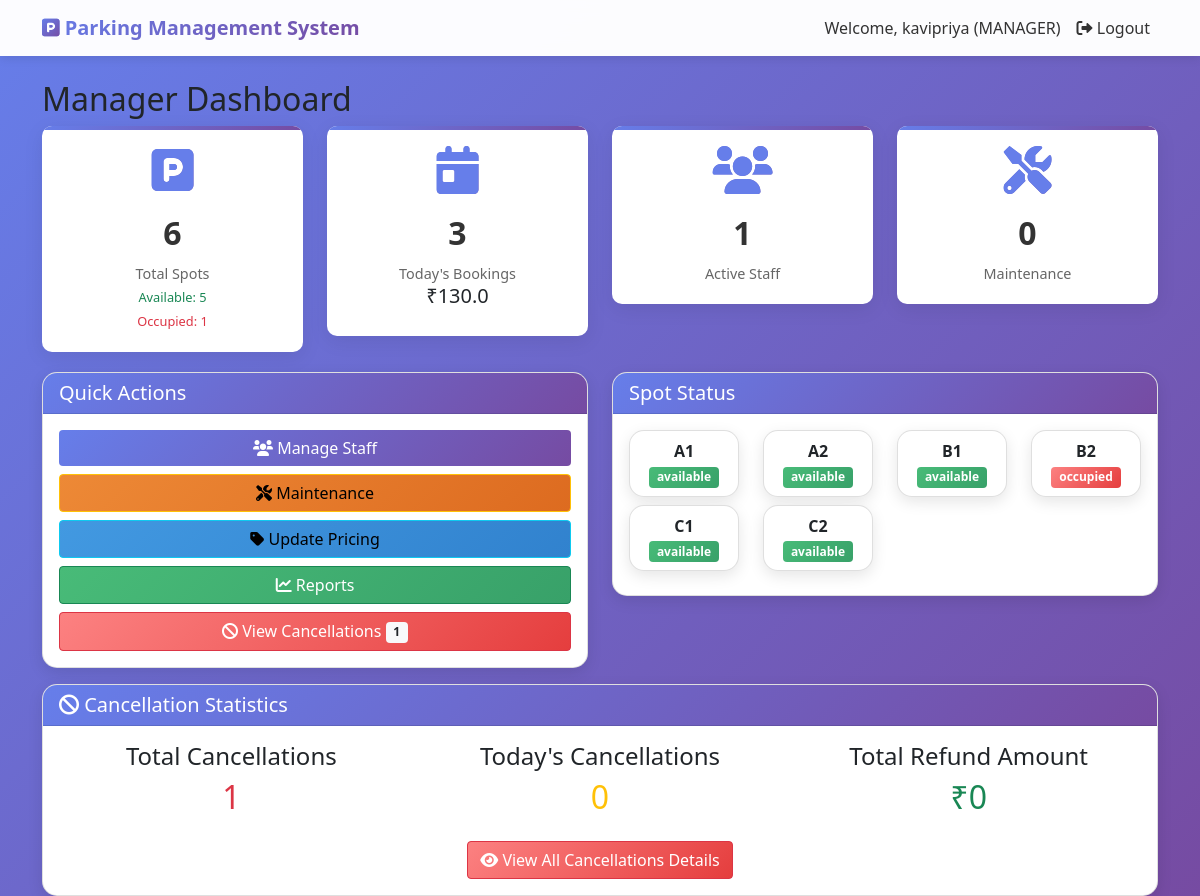
Page /manager/dashboard (signed in) on the committed database.
### models.py (models this page shows)
class User(UserMixin, db.Model):
    id = db.Column(db.Integer, primary_key=True)
    name = db.Column(db.String(100), nullable=False)
    email = db.Column(db.String(100), unique=True, nullable=False)
    phone = db.Column(db.String(15), nullable=False)
    password = db.Column(db.String(200), nullable=False)
    vehicle_number = db.Column(db.String(20), nullable=True)
    role = db.Column(db.String(30), default='user')
    created_at = db.Column(db.DateTime, default=datetime.utcnow)
    bookings = db.relationship('Booking', backref='user', lazy=True)
    manager_application = db.relationship('ManagerApplication', backref='user', uselist=False)

class ParkingSpot(db.Model):
    id = db.Column(db.Integer, primary_key=True)
    spot_number = db.Column(db.String(10), unique=True, nullable=False)
    spot_type = db.Column(db.String(20), nullable=False)
    price_per_hour = db.Column(db.Float, nullable=False)
    status = db.Column(db.String(20), default='available')
    bookings = db.relationship('Booking', backref='parking_spot', lazy=True)

### app.py (the view)
@app.route('/manager/dashboard')
@login_required
def manager_dashboard():
    if current_user.role != 'manager':
        flash('Access denied!', 'danger')
        return redirect(url_for('user_dashboard'))
    total_spots = ParkingSpot.query.count()
    available_spots = ParkingSpot.query.filter_by(status='available').count()
    occupied_spots = ParkingSpot.query.filter_by(status='occupied').count()
    maintenance_spots = ParkingSpot.query.filter_by(status='maintenance').count()
    today = datetime.now().date()
    today_bookings = Booking.query.filter(db.func.date(Booking.created_at) == today).count()
    today_revenue = db.session.query(db.func.sum(Payment.amount)).filter(
        db.func.date(Payment.created_at) == today
    ).scalar() or 0
    staff_count = Staff.query.filter_by(status='active').count()
    maintenance_count = Maintenance.query.filter_by(status='pending').count()
    cancelled_count = Booking.query.filter_by(status='cancelled').count()
    recent_bookings = Booking.query.order_by(Booking.created_at.desc()).limit(5).all()
    spots = ParkingSpot.query.all()
    return render_template('manager/dashboard.html',
                         total_spots=total_spots,
                         available_spots=available_spots,
                         occupied_spots=occupied_spots,
                         maintenance_spots=maintenance_spots,
                         today_bookings=today_bookings,
                         today_revenue=today_revenue,
                         staff_count=staff_count,
                         maintenance_count=maintenance_count,
                         cancelled_count=cancelled_count,
                         recent_bookings=recent_bookings,
                         spots=spots)

### app.py (called while the page is built)
@login_manager.user_loader
def load_user(user_id):
    return User.query.get(int(user_id))

@app.context_processor
def utility_processor():
    return {'now': datetime.now}

### templates/manager/dashboard.html
{% extends "base.html" %}
{% block content %}
<h2>Manager Dashboard</h2>
<div class="row">
    <div class="col-md-3">
        <div class="dashboard-card">
            <i class="fas fa-parking"></i>
            <h3>{{ total_spots }}</h3>
            <p>Total Spots</p>
            <small class="text-success">Available: {{ available_spots }}</small><br>
            <small class="text-danger">Occupied: {{ occupied_spots }}</small>
        </div>
    </div>
    <div class="col-md-3">
        <div class="dashboard-card">
            <i class="fas fa-calendar-day"></i>
            <h3>{{ today_bookings }}</h3>
            <p>Today's Bookings</p>
            <h5>₹{{ today_revenue }}</h5>
        </div>
    </div>
    <div class="col-md-3">
        <div class="dashboard-card">
            <i class="fas fa-users"></i>
            <h3>{{ staff_count }}</h3>
            <p>Active Staff</p>
        </div>
    </div>
    <div class="col-md-3">
        <div class="dashboard-card">
            <i class="fas fa-tools"></i>
            <h3>{{ maintenance_count }}</h3>
            <p>Maintenance</p>
        </div>
    </div>
</div>
<div class="row">
    <div class="col-md-6">
        <div class="card">
            <div class="card-header">
                <h5>Quick Actions</h5>
            </div>
            <div class="card-body">
                <a href="{{ url_for('manage_staff') }}" class="btn btn-primary mb-2 w-100">
                    <i class="fas fa-users"></i> Manage Staff
                </a>
                <a href="{{ url_for('manager_maintenance') }}" class="btn btn-warning mb-2 w-100">
                    <i class="fas fa-tools"></i> Maintenance
                </a>
                <a href="{{ url_for('manager_pricing') }}" class="btn btn-info mb-2 w-100">
                    <i class="fas fa-tag"></i> Update Pricing
                </a>
                <a href="{{ url_for('manager_reports') }}" class="btn btn-success mb-2 w-100">
                    <i class="fas fa-chart-line"></i> Reports
                </a>
                <a href="{{ url_for('manager_view_cancellations') }}" class="btn btn-danger w-100">
                    <i class="fas fa-ban"></i> View Cancellations
                    {% if cancelled_count %}
                        <span class="badge bg-light text-dark">{{ cancelled_count }}</span>
                    {% endif %}
                </a>
            </div>
        </div>
    </div>
    <div class="col-md-6">
        <div class="card">
            <div class="card-header">
                <h5>Spot Status</h5>
            </div>
            <div class="card-body">
                <div class="row">
                    {% for spot in spots[:8] %}
                    <div class="col-md-3 mb-2">
                        <div class="card text-center">
                            <div class="card-body p-2">
                                <strong>{{ spot.spot_number }}</strong><br>
                                <span class="badge bg-{{ 'success' if spot.status == 'available' else 'danger' if spot.status == 'occupied' else 'warning' }}">
                                    {{ spot.status }}
                                </span>
                            </div>
                        </div>
                    </div>
                    {% endfor %}
                </div>
            </div>
        </div>
    </div>
</div>
<div class="row mt-3">
    <div class="col-md-12">
        <div class="card">
            <div class="card-header bg-danger text-white">
                <h5><i class="fas fa-ban"></i> Cancellation Statistics</h5>
            </div>
            <div class="card-body">
                <div class="row">
                    <div class="col-md-4 text-center">
                        <h4>Total Cancellations</h4>
                        <h2 class="text-danger">{{ cancelled_count }}</h2>
                    </div>
                    <div class="col-md-4 text-center">
                        <h4>Today's Cancellations</h4>
                        <h2 class="text-warning">{{ today_cancellations if today_cancellations else 0 }}</h2>
                    </div>
                    <div class="col-md-4 text-center">
                        <h4>Total Refund Amount</h4>
                        <h2 class="text-success">₹{{ total_refund if total_refund else 0 }}</h2>
                    </div>
                </div>
                <div class="text-center mt-3">
                    <a href="{{ url_for('manager_view_cancellations') }}" class="btn btn-danger">
                        <i class="fas fa-eye"></i> View All Cancellations Details
                    </a>
                </div>
            </div>
        </div>
    </div>
</div>
{% endblock %}

### templates/base.html (shortened to what this page needs)
<!DOCTYPE html>
<html lang="en">
<head>
    <link rel="stylesheet" href="{{ url_for('static', filename='css/style.css') }}">
    <link rel="stylesheet" href="https://cdnjs.cloudflare.com/ajax/libs/font-awesome/6.0.0/css/all.min.css">   <link href="https://cdn.jsdelivr.net/npm/bootstrap@5.1.3/dist/css/bootstrap.min.css" rel="stylesheet">
    <link rel="stylesheet" href="https://cdnjs.cloudflare.com/ajax/libs/font-awesome/6.0.0/css/all.min.css">
</head>
<body>
    <nav class="navbar navbar-expand-lg navbar-light">
        <div class="container">
            <a class="navbar-brand" href="/">
                <i class="fas fa-parking"></i> Parking Management System
            </a>
            <div class="collapse navbar-collapse" id="navbarNav">
                <ul class="navbar-nav ms-auto">
                    {% if current_user.is_authenticated %}
                        <li class="nav-item">
                            <span class="nav-link">Welcome, {{ current_user.name }} ({{ current_user.role|upper }})</span>
                        </li>
                        <li class="nav-item">
                            <a class="nav-link" href="{{ url_for('logout') }}">
                                <i class="fas fa-sign-out-alt"></i> Logout
                            </a>
                        </li>
                    {% endif %}
                </ul>
            </div>
        </div>
    </nav>
    <div class="container mt-4">
        {% block content %}{% endblock %}
    </div>
</body>
</html>

### static/css/style.css (style rules this page uses)
* { margin: 0; padding: 0; box-sizing: border-box; }
body { font-family: 'Poppins', 'Segoe UI', Tahoma, Geneva, Verdana, sans-serif; background: linear-gradient(135deg, #667eea 0%, #764ba2 100%); min-height: 100vh; overflow-x: hidden; }
.navbar { background: rgba(255, 255, 255, 0.98) !important; box-shadow: 0 2px 20px rgba(0, 0, 0, 0.1); backdrop-filter: blur(10px); padding: 1rem 0; }
.navbar-brand { font-size: 1.5rem; font-weight: bold; background: linear-gradient(135deg, #667eea 0%, #764ba2 100%); -webkit-background-clip: text; background-clip: text; color: transparent !important; transition: all 0.3s ease; }
.navbar-brand i { background: linear-gradient(135deg, #667eea 0%, #764ba2 100%); -webkit-background-clip: text; background-clip: text; color: transparent; }
.nav-link { color: #333 !important; font-weight: 500; transition: all 0.3s ease; position: relative; }
.nav-link::after { content: ''; position: absolute; width: 0; height: 2px; background: linear-gradient(135deg, #667eea 0%, #764ba2 100%); bottom: 0; left: 50%; transition: all 0.3s ease; }
.card { border: none; border-radius: 20px; box-shadow: 0 10px 40px rgba(0, 0, 0, 0.1); transition: all 0.3s ease; overflow: hidden; background: white; }
.card-header { background: linear-gradient(135deg, #667eea 0%, #764ba2 100%); color: white; border: none; padding: 1rem 1.5rem; font-weight: 600; }
.card-header h5, .card-header h3 { margin: 0; color: white; }
.card-body { padding: 1.5rem; }
.dashboard-card { background: white; border-radius: 20px; padding: 1.5rem; margin-bottom: 1.5rem; text-align: center; transition: all 0.3s ease; box-shadow: 0 5px 20px rgba(0, 0, 0, 0.08); position: relative; overflow: hidden; }
.dashboard-card::before { content: ''; position: absolute; top: 0; left: 0; width: 100%; height: 4px; background: linear-gradient(135deg, #667eea 0%, #764ba2 100%); }
.dashboard-card i { font-size: 3rem; background: linear-gradient(135deg, #667eea 0%, #764ba2 100%); -webkit-background-clip: text; background-clip: text; color: transparent; margin-bottom: 0.5rem; }
.dashboard-card h3 { font-size: 2rem; font-weight: bold; color: #333; margin: 0.5rem 0; }
.dashboard-card p { color: #666; margin: 0; font-size: 0.9rem; }
.dashboard-card small { font-size: 0.8rem; color: #999; }
.btn { border-radius: 50px; padding: 0.6rem 1.5rem; font-weight: 600; transition: all 0.3s ease; position: relative; overflow: hidden; }
.btn::before { content: ''; position: absolute; top: 50%; left: 50%; width: 0; height: 0; border-radius: 50%; background: rgba(255, 255, 255, 0.3); transform: translate(-50%, -50%); transition: width 0.6s, height 0.6s; }
.btn-primary { background: linear-gradient(135deg, #667eea 0%, #764ba2 100%); border: none; color: white; }
.btn-success { background: linear-gradient(135deg, #48bb78 0%, #38a169 100%); border: none; }
.btn-warning { background: linear-gradient(135deg, #ed8936 0%, #dd6b20 100%); border: none; color: white; }
.btn-danger { background: linear-gradient(135deg, #fc8181 0%, #e53e3e 100%); border: none; }
.btn-info { background: linear-gradient(135deg, #4299e1 0%, #3182ce 100%); border: none; color: white; }
.badge { padding: 0.5rem 1rem; border-radius: 50px; font-weight: 600; font-size: 0.75rem; }
.badge.bg-success { background: linear-gradient(135deg, #48bb78 0%, #38a169 100%); }
.badge.bg-danger { background: linear-gradient(135deg, #fc8181 0%, #e53e3e 100%); }
.card, .dashboard-card, .alert { animation: fadeIn 0.6s ease; }
.card { box-shadow:0 2px 10px rgba(0,0,0,0.1); }

### templates/base.html (style rules this page uses)
body { background: linear-gradient(135deg, #667eea 0%, #764ba2 100%); min-height: 100vh; }
.navbar { background: rgba(255,255,255,0.95); box-shadow: 0 2px 10px rgba(0,0,0,0.1); }
.card { border-radius: 15px; box-shadow: 0 5px 15px rgba(0,0,0,0.1); transition: transform 0.3s; }
.dashboard-card { background: white; border-radius: 10px; padding: 20px; margin-bottom: 20px; text-align: center; }
.dashboard-card i { font-size: 48px; color: #667eea; margin-bottom: 10px; }
.dashboard-card h3 { font-size: 32px; margin: 10px 0; }
.btn-primary { background: linear-gradient(135deg, #667eea 0%, #764ba2 100%); border: none; }

### rows in the picture
User: name "kavipriya", role "MANAGER"
ParkingSpot: spot_number "A1", status "available"
ParkingSpot: spot_number "A2", status "available"
ParkingSpot: spot_number "B1", status "available"
ParkingSpot: spot_number "B2", status "occupied"
ParkingSpot: spot_number "C1", status "available"
ParkingSpot: spot_number "C2", status "available"

### other values in the picture
{{ total_spots }} "6"
{{ available_spots }} "5"
{{ occupied_spots }} "1"
{{ today_bookings }} "3"
{{ today_revenue }} "130.0"
{{ staff_count }} "1"
{{ maintenance_count }} "0"
{{ cancelled_count }} "1"
{{ today_cancellations if today_cancellations else 0 }} "0"
{{ total_refund if total_refund else 0 }} "0"
